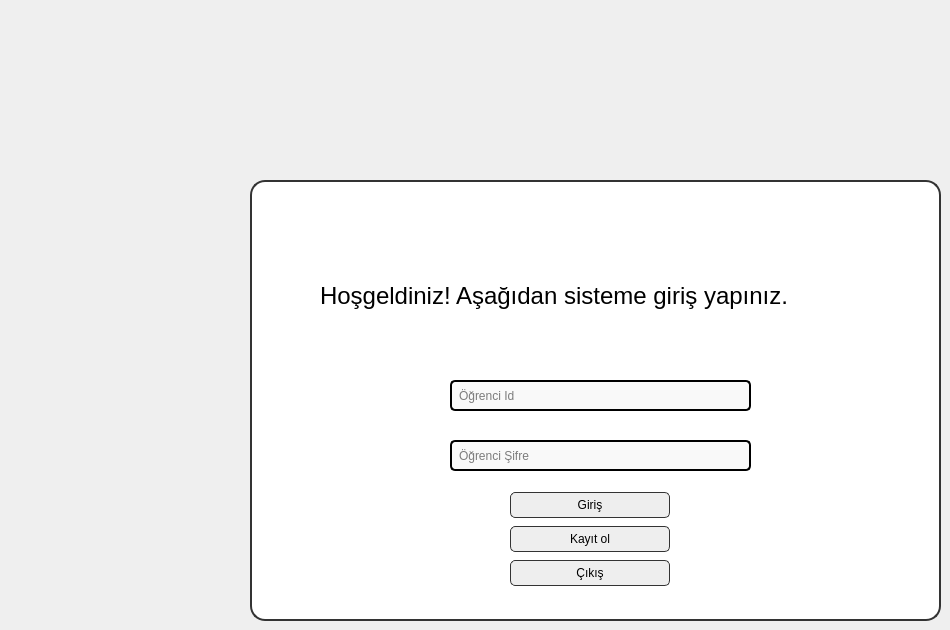
   <widget class="QWidget" name="sfgiris">
    <widget class="QGroupBox" name="gbgiris">
     <property name="geometry">
      <rect>
       <x>250</x>
       <y>180</y>
       <width>691</width>
       <height>441</height>
      </rect>
     </property>
     <property name="styleSheet">
      <string notr="true">#gbgiris{
    background-color: white;
    border: 2px solid #333;
    border-radius: 15px;
    padding: 20px;
}</string>
     </property>
     <property name="title">
      <string/>
     </property>
     <widget class="QLineEdit" name="lngirisid">
      <property name="geometry">
       <rect>
        <x>200</x>
        <y>200</y>
        <width>301</width>
        <height>31</height>
       </rect>
      </property>
      <property name="toolTip">
       <string/>
      </property>
      <property name="styleSheet">
       <string notr="true">#lngirisid{
    border: 2px solid black;
    border-radius: 5px;
    padding: 5px;
    background-color: #f9f9f9;
}</string>
      </property>
      <property name="inputMask">
       <string>999</string>
      </property>
      <property name="text">
       <string/>
      </property>
      <property name="maxLength">
       <number>3</number>
      </property>
      <property name="placeholderText">
       <string>Öğrenci Id</string>
      </property>
      <property name="clearButtonEnabled">
       <bool>true</bool>
      </property>
     </widget>
     <widget class="QLineEdit" name="lngirissifre">
      <property name="geometry">
       <rect>
        <x>200</x>
        <y>260</y>
        <width>301</width>
        <height>31</height>
       </rect>
      </property>
      <property name="styleSheet">
       <string notr="true">#lngirissifre{ 
    border: 2px solid black;
    border-radius: 5px;
    padding: 5px;
    background-color: #f9f9f9;
}</string>
      </property>
      <property name="maxLength">
       <number>30</number>
      </property>
      <property name="echoMode">
       <enum>QLineEdit::Password</enum>
      </property>
      <property name="placeholderText">
       <string>Öğrenci Şifre</string>
      </property>
      <property name="clearButtonEnabled">
       <bool>true</bool>
      </property>
     </widget>
     <widget class="QLabel" name="label">
      <property name="geometry">
       <rect>
        <x>70</x>
        <y>80</y>
        <width>581</width>
        <height>71</height>
       </rect>
      </property>
      <property name="font">
       <font>
        <pointsize>18</pointsize>
        <weight>50</weight>
        <bold>false</bold>
       </font>
      </property>
      <property name="text">
       <string>Hoşgeldiniz! Aşağıdan sisteme giriş yapınız.</string>
      </property>
     </widget>
     <widget class="QWidget" name="verticalLayoutWidget_5">
      <property name="geometry">
       <rect>
        <x>260</x>
        <y>310</y>
        <width>160</width>
        <height>100</height>
       </rect>
      </property>
      <layout class="QVBoxLayout" name="verticalLayout_3">
       <item>
        <widget class="QPushButton" name="btngiris">
         <property name="toolTip">
          <string>Sisteme giriş yapın.</string>
         </property>
         <property name="styleSheet">
          <string notr="true">#btngiris{
    background-color: #eeeeee;
    border: 1px solid #333;
    padding: 5px 15px;
    border-radius: 5px;
}
#btngiris:hover {
    background-color: #dddddd;
}</string>
         </property>
         <property name="text">
          <string>Giriş</string>
         </property>
        </widget>
       </item>
       <item>
        <widget class="QPushButton" name="btngiriskayit">
         <property name="toolTip">
          <string>Hesabınız yok mu? Hemen kayıt olun!</string>
         </property>
         <property name="styleSheet">
          <string notr="true">#btngiriskayit{
    background-color: #eeeeee;
    border: 1px solid #333;
    padding: 5px 15px;
    border-radius: 5px;
}
#btngiriskayit:hover {
    background-color: #dddddd;
}</string>
         </property>
         <property name="text">
          <string>Kayıt ol</string>
         </property>
        </widget>
       </item>
       <item>
        <widget class="QPushButton" name="btngiriscikis">
         <property name="toolTip">
          <string>Sistemi kapatmak için tıklayınız.</string>
         </property>
         <property name="styleSheet">
          <string notr="true">#btngiriscikis{
    background-color: #eeeeee;
    border: 1px solid #333;
    padding: 5px 15px;
    border-radius: 5px;
}
#btngiriscikis:hover {
    background-color: #dddddd;
}</string>
         </property>
         <property name="text">
          <string>Çıkış</string>
         </property>
        </widget>
       </item>
      </layout>
     </widget>
    </widget>
   </widget>
